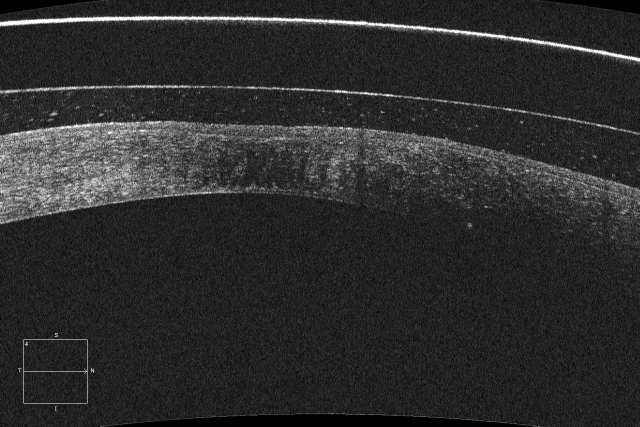
#> input picture original_images/pac_10_2.jpeg, 1280 x 853 px (shown at 1/2 size)
$ python -i proccess.py   (imports and definitions only)
#> lines starting #> are read from the running program, lines starting #| are printed output that depends on the picture; after the words box and inside, x2 and y2 are one past the last pixel; in counts of white or black regions, pixels touching at a corner belong together
import cv2
import numpy as np
import matplotlib.pyplot as plt

RETINA_TH = 27          # Diferencia de intensidad umbral para ser retina entre los vectores de SAMPLE_SIZE
MIN_DIST_CAPAS = 20     # Distancia mínima entre capas
CAPA_TH = 4000          # Umbral de diferencia entre filas para ser la aproximación de una capa
MAX_DIST_PIXELS_TOP = 10# Ventana de movimiento entre píxeles colindantes de un borde hacia arriba
MAX_DIST_PIXELS_BOT = 10# Ventana de movimiento entre píxeles colindantes de un borde hacia abajo
BORDER_SIZE = 10        # Tamaño aproximado del borde completo desde el límite superior al inferior\
SAMPLE_SIZE = 10        # Tamaño ventana para el estudio de las intensidades anteriores y posteriores a un borde
DIST_MIN = 20
N_CAPAS = 3

class ProccessClass(object):

    img = None
    width = None
    height = None
    min_dist_capas = None
    mask = None

    def __init__(self, img):
        self.img = img
        self.height, self.width, _ = np.shape(img)
        self.min_dist_capas = int(0.1*self.height)
        self.mask = self._pre_get_masks()

    def _get_nearest_edge(self, edge_image, column, start_position, previous_line):

        if len(previous_line) == 0:
            for j in range(start_position-MAX_DIST_PIXELS_TOP, start_position+MAX_DIST_PIXELS_BOT):
                if edge_image[j, column] > 0:
                    return j
        else:
            for j in range(max(start_position-MAX_DIST_PIXELS_TOP,previous_line[column]),start_position+MAX_DIST_PIXELS_BOT):
                if edge_image[j, column] > 0:
                    return j
        return -1


    def _pre_get_masks(self):
        filter_img = cv2.GaussianBlur(self.img, (3, 3), 0)
        _, mask = cv2.threshold(filter_img, 5, 255, cv2.THRESH_BINARY)
        mask = cv2.cvtColor(mask, cv2.COLOR_BGR2GRAY)
        kernel = np.ones((9, 9), np.uint8)
        open_img = cv2.morphologyEx(mask, cv2.MORPH_OPEN, kernel)
        kernel = np.ones((11, 11), np.uint8)
        dilated_img = cv2.morphologyEx(open_img, cv2.MORPH_ERODE, kernel)
        return dilated_img

    def _get_edges(self, kernel, canny_values, showEdges=False):

        edge_img = cv2.Canny(self.img, canny_values[0], canny_values[1])
        edge_img = cv2.morphologyEx(edge_img, cv2.MORPH_CLOSE, kernel)

        if showEdges:
            cv2.imshow("Edges", edge_img)
            cv2.waitKey()

        return edge_img

    def _get_starting_pos(self, edge_img, row, previous_line, showStartingPos = False):

        if previous_line != []:
            has_previous = True
        else:
            has_previous = False


        for i in range(0, self.width):

            #Distancia por encima de la aproximación
            bottom_distance = -1
            for j in range(row,row+DIST_MIN):
                if edge_img[j,i] > 0:
                    if not has_previous or j > previous_line[i]:
                        bottom_distance = j
                        break
            #Distancia por debajo de la aproximación
            top_distance = -1
            for j in range(row, row-DIST_MIN,-1):
                if edge_img[j,i] > 0:
                    if not has_previous or j > previous_line[i]:
                        top_distance = j
                        break
            #Si ha encontrado un valor nos quedamos con la columna
            if bottom_distance > -1 or top_distance > -1:
                start_column = i
                if showStartingPos:
                    plt.figure()
                    plt.plot(previous_line)
                    plt.imshow(self.img)
                    plt.axvline(x=start_column)
                if (row - top_distance > bottom_distance - row) and bottom_distance > -1:
                    if showStartingPos:
                        plt.axhline(y=bottom_distance)
                        plt.show()
                    return bottom_distance, start_column
                else:
                    if showStartingPos:
                        plt.axhline(y=top_distance)
                        plt.show()
                    return top_distance, start_column
        return -1, -1

    def _get_roi(self,edge_img, showRoi = False):
        # Localizamos lineas de interés
        rows = [sum(edge_img[row, :]) for row in range(0, self.height)]
        diff = [rows[c] - rows[c-1] for c in range(1, len(rows))]
        roi = np.argwhere(np.array(diff) > CAPA_TH)

        previous_result = -1
        result = []
        while 1:
            if previous_result == -1:
                previous_result = int(roi[0])
                result.append(previous_result)
            else:
                try:
                    previous_result = int(roi[roi > previous_result + self.min_dist_capas][0])
                    result.append(previous_result)
                except:
                    break
        if showRoi:
            plt.figure()
            for row in result:
                plt.axhline(y=row)
            plt.imshow(edge_img)
            plt.show()

        return result

    def rotate_back(image, rotation_matrix, og_size):
        M = cv2.invertAffineTransform(rotation_matrix)
        return cv2.warpAffine(image, M, (og_size[1], og_size[0]))

    def _localization(self, edge_img, showImgs=False):

        height, width = np.shape(edge_img)
        mean = np.mean(self.img)

        #Obtenemos lineas iniciales de aproximación
        rows = self._get_roi(edge_img,showRoi=False)
        N_ROWS = len(rows)

        # Aproximamos las lineas de interés en las diferentes capas
        n_capas = 0
        top_lines = []
        bot_lines = []
        n_rows = 0

        while n_capas < N_CAPAS and n_rows < N_ROWS:
            line_a = [-1] * width
            line_b = []
            gaps = []
            in_gap = False

            # Encontramos una posición válida para el inicio
            if n_capas == 0:
                start_value, start_column = self._get_starting_pos(edge_img,rows[n_rows],[],showStartingPos=False)
            else:
                start_value, start_column = self._get_starting_pos(edge_img,rows[n_rows],bot_lines[-1],showStartingPos=False)

            line_a[start_column]  = start_value

            right_end = -1
            left_end = -1

            if start_column != -1:
                # Búsqueda por la derecha
                for i in range(start_column+1, width):

                    # Primer borde a partir de la posición anterior
                    if n_capas == 0:
                        pos = self._get_nearest_edge(edge_img, i, line_a[i - 1], [])
                    else:
                        pos = self._get_nearest_edge(edge_img, i, line_a[i - 1], bot_lines[-1])

                    # Procesar esta linea (agujeros...)
                    if pos == -1: #GAP
                        if self.mask[pos,i] == 0:
                            right_end = i
                            break
                        if n_capas == 0:
                            pos = line_a[i-1]
                        else:
                            pos = max(line_a[i-1], bot_lines[-1][i])
                        if not in_gap:
                            in_gap = True
                            right_gap = i
                    elif in_gap:
                        gaps.append((right_gap,i))
                        in_gap = False

                    # Almacenamos la posición final
                    line_a[i] = pos

                # Hay demasiado gap --> no es una línea real
                if in_gap  and self.width-right_gap>self.width*0.8:
                    n_rows += 1
                    print("Me salgo por la derecha!")
                    continue

                in_gap = False

                # Búsqueda por la izquierda
                for i in range(start_column-1, -1, -1):

                    # Primer borde a partir de la posición anterior
                    if n_capas == 0:
                        pos = self._get_nearest_edge(edge_img, i, line_a[i + 1], [])
                    else:
                        pos = self._get_nearest_edge(edge_img, i, line_a[i + 1], bot_lines[-1])

                    # Procesar esta linea (agujeros...)
                    if pos == -1:  # GAP
                        if self.mask[pos,i] == 0:
                            left_end = i
                            break
                        if n_capas == 0:
                            pos = line_a[i + 1]
                        else:
                            pos = max(line_a[i + 1], bot_lines[-1][i])
                        if not in_gap:
                            in_gap = True
                            left_gap = i
                    elif in_gap:
                        gaps.append((i, left_gap))
                        in_gap = False

                    # Almacenamos la posición final
                    line_a[i] = pos

                if in_gap and left_gap>self.width*0.8:
                    n_rows += 1
                    print("Me salgo por la izquierda!")
                    continue

                #Interpolamos los gaps
                for start, end in gaps:
                    step = (line_a[end] - line_a[start]) / (end - start)
                    for k in range(start, end):
                        line_a[k] = round(line_a[k - 1] + step)

                top_lines.append(line_a)

                # Comprobamos si es retina
                diff = np.mean([int(np.sum(self.img[(int(line_a[k]) + 10):(int(line_a[k]) + 20), k])) - int(
                    np.sum(self.img[(int(line_a[k]) - 10):int(line_a[k]), k])) for k in range(left_end, right_end)])

                if (diff / mean) > RETINA_TH or n_capas == N_CAPAS-1:
                    n_capas += 1
                    break

                # Línea inferior a partir de la superior
                for i in range(0, width):
                    aux = [int(edge_img[j, i]) - int(edge_img[j - 1, i]) for j in
                           range(int(line_a[i]), int(line_a[i]) + 30)]
                    line_b.append(int(np.argmax(np.array(aux[5:]) < 0) + line_a[i] + 5))

                bot_lines.append(line_b)

            else:
                print("start_column = -1!")
                n_rows += 1
                plt.figure("Devuelve -1")
                plt.imshow(edge_img)
                for row in rows:
                    plt.axhline(y=row)
                plt.show()
                continue

            n_capas += 1
            n_rows += 1

        if showImgs:
            plt.imshow(self.img)
            for line in top_lines:
                plt.plot(line)
            for line in bot_lines:
                plt.plot(line)
            #for row in rows:
            #    plt.axhline(y=row)
            plt.title(str(n_capas))
            plt.show()

        return top_lines[-1], bot_lines[-1], n_capas

    def pipeline(self):

        edge_img = self._get_edges(np.ones((5, 5), np.uint8), canny_values=(50, 80), showEdges=False)
        edge_img = cv2.bitwise_or(edge_img, edge_img, mask=self.mask)
        return self._localization(edge_img, showImgs=True)

>>> import cv2
>>> picture = cv2.imread('original_images/pac_10_2.jpeg')
#> picture is the input picture: shape (853, 1280, 3); mean B, G, R 44.5, 44.5, 44.5
>>> result = ProccessClass(picture).pipeline()
#> in _pre_get_masks, `_, mask = cv2.threshold(filter_img, 5, 255, cv2.THRESH_BINARY)`:
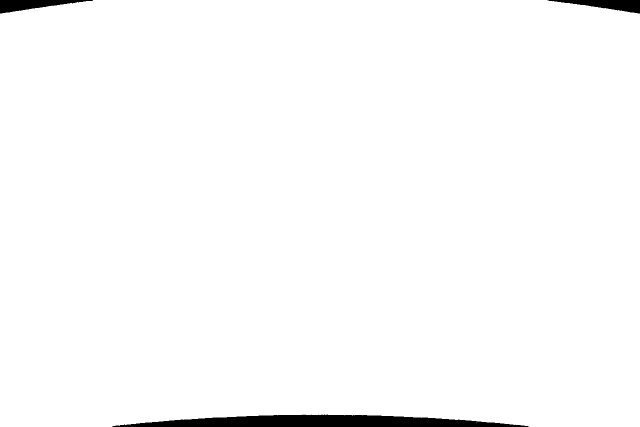
#> mask: shape (853, 1280, 3) (shown at 1/2 size); 98.3% white; 3 black regions, box (x1, y1, x2, y2) and area: (225, 829, 1057, 853) 13154, (0, 0, 186, 27) 2529, (1095, 0, 1280, 27) 2511
#> in _pre_get_masks, `dilated_img = cv2.morphologyEx(open_img, cv2.MORPH_ERODE, kernel)`:
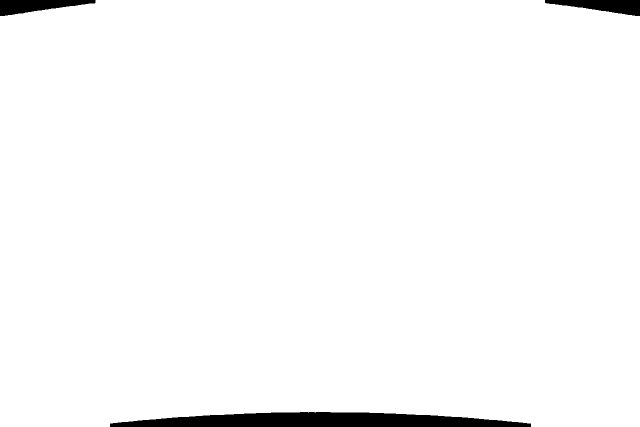
#> dilated_img: shape (853, 1280) (shown at 1/2 size); 97.7% white; 3 black regions, box (x1, y1, x2, y2) and area: (220, 824, 1062, 853) 17660, (0, 0, 191, 32) 3630, (1090, 0, 1280, 32) 3606
#> in _get_edges, `edge_img = cv2.Canny(self.img, canny_values[0], canny_values[1])`:
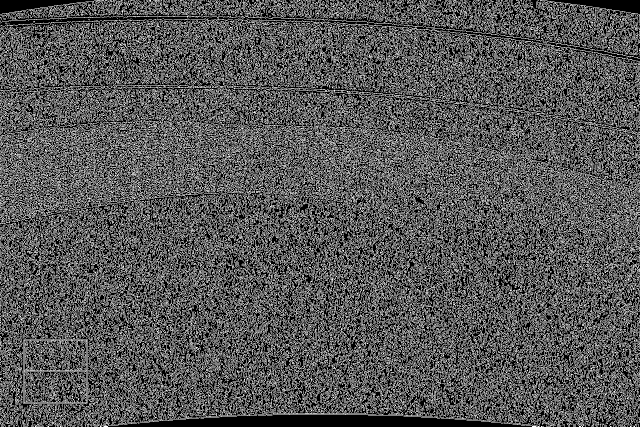
#> edge_img: shape (853, 1280) (shown at 1/2 size); 33.8% white in thin lines or dots
#> in _get_edges, `edge_img = cv2.morphologyEx(edge_img, cv2.MORPH_CLOSE, kernel)`:
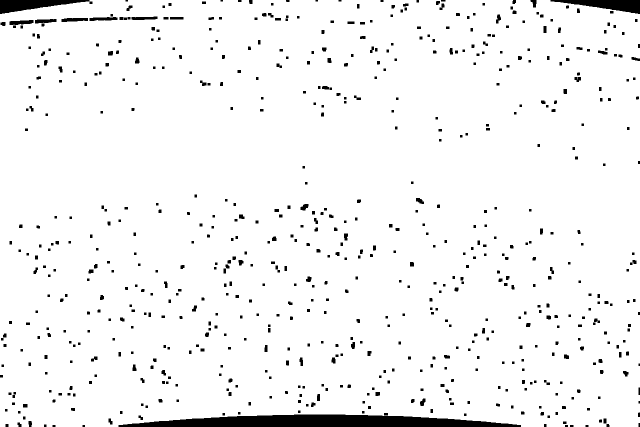
#> edge_img: shape (853, 1280) (shown at 1/2 size); 95.8% white; 675 black regions (10 under 20 px), largest, box (x1, y1, x2, y2) and area: (237, 829, 1042, 853) 13502, (0, 0, 185, 28) 2645, (1101, 0, 1280, 28) 2607
#> in pipeline, `edge_img = cv2.bitwise_or(edge_img, edge_img, mask=self.mask)`:
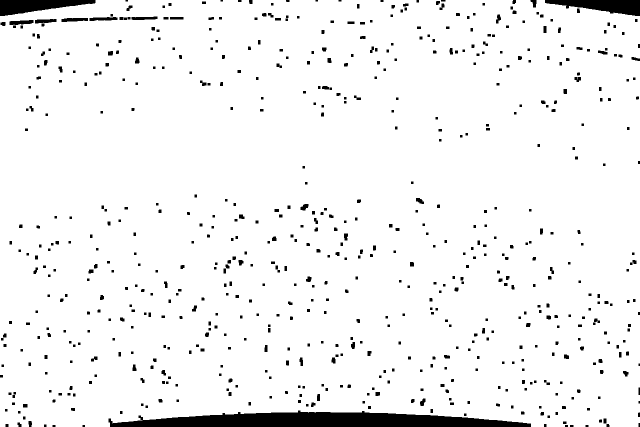
#> edge_img: shape (853, 1280) (shown at 1/2 size); 95.3% white; 666 black regions (10 under 20 px), largest, box (x1, y1, x2, y2) and area: (217, 821, 1062, 853) 17853, (1090, 0, 1280, 32) 3655, (0, 0, 191, 32) 3636
#> in _localization, `mean = np.mean(self.img)`: mean = 44.53
#> in _get_roi, `rows = [sum(edge_img[row, :]) for row in range(0, self.height)]`: rows = 853 values, max 326400 at index 151, min 94860 at index 850, mean 311024.4
#> in _get_roi, `diff = [rows[c] - rows[c-1] for c in range(1, len(rows))]`: diff = 852 values, max 12750 at index 39, min -34425 at index 824, mean -133.8
#> in _get_roi, `roi = np.argwhere(np.array(diff) > CAPA_TH)`: roi = 29 values from 2 to 790
#> the loop in _get_roi, `while 1:` made 6 passes
#> previous_result on passes 1 to 5: 2, 99, 486, 653, 790
#> after the loop in _get_roi, `while 1:`: previous_result = 790; result = [2, 99, 486, 653, 790]
#> in _localization, `N_ROWS = len(rows)`: N_ROWS = 5
#> in _localization, `start_value, start_column = self._get_starting_pos(edge_img,rows[n_row..`: start_value = -1; start_column = 75
#> the loop in _localization, `for i in range(start_column+1, width):` made 89 passes
#> pos on passes 1 to 8: -11, -21, -31, -41, -51, -61, -71, -81
#> after the loop in _localization, `for i in range(start_column+1, width):`: gaps = []; in_gap = False; line_a = 1280 values, max -1 at index 0, min -844 at index 163, mean -30.73; right_end = -1
#> (the run stopped early here; a loop or call above may not have finished)

$ run again, on original_images/pac_10_6.jpeg
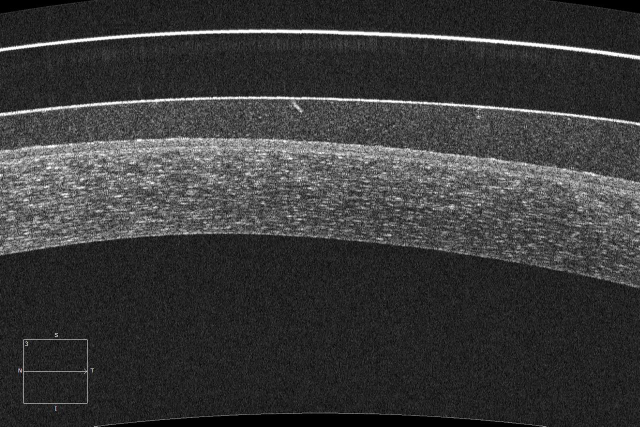
#> input picture original_images/pac_10_6.jpeg, 1280 x 853 px (shown at 1/2 size)
#> picture is the input picture: shape (853, 1280, 3); mean B, G, R 58, 58, 58
#> in _pre_get_masks, `_, mask = cv2.threshold(filter_img, 5, 255, cv2.THRESH_BINARY)`:
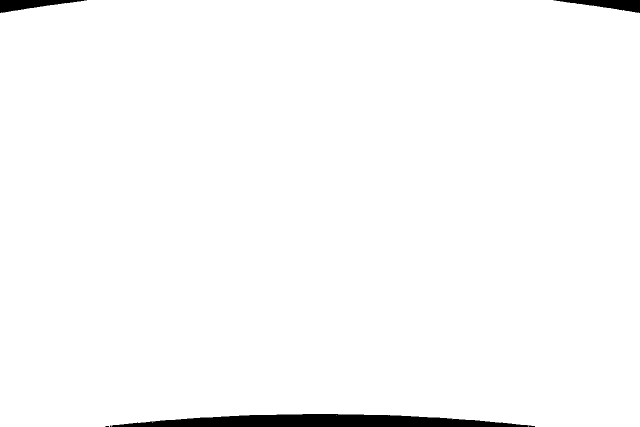
#> mask: shape (853, 1280, 3) (shown at 1/2 size); 98.3% white; 5 black regions (2 under 20 px), largest, box (x1, y1, x2, y2) and area: (223, 828, 1070, 853) 14327, (0, 0, 174, 26) 2244, (1107, 0, 1280, 26) 2232
#> open_img: shape (853, 1280); 98.3% white; 3 black regions, box (x1, y1, x2, y2) and area: (211, 828, 1070, 853) 14355, (0, 0, 174, 26) 2251, (1107, 0, 1280, 26) 2239
#> dilated_img: shape (853, 1280); 97.7% white; 3 black regions, box (x1, y1, x2, y2) and area: (206, 823, 1075, 853) 18950, (0, 0, 179, 31) 3276, (1102, 0, 1280, 31) 3259
#> in pipeline, `edge_img = cv2.bitwise_or(edge_img, edge_img, mask=self.mask)`:
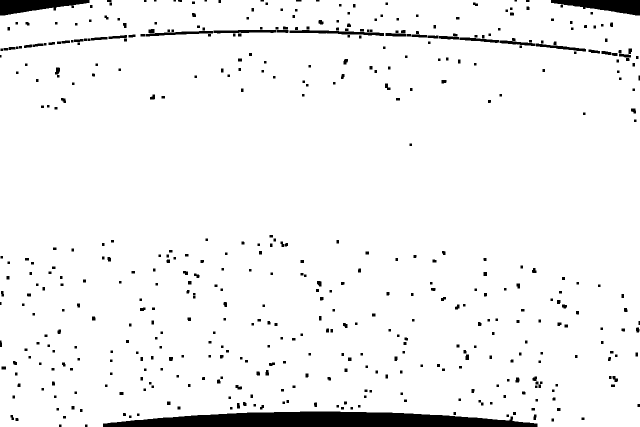
#> edge_img: shape (853, 1280) (shown at 1/2 size); 95.6% white; 495 black regions (6 under 20 px), largest, box (x1, y1, x2, y2) and area: (206, 823, 1075, 853) 18997, (0, 0, 179, 31) 3331, (1102, 0, 1280, 31) 3275
#> mean = 57.96
#> in _get_roi, `rows = [sum(edge_img[row, :]) for row in range(0, self.height)]`: rows = 853 values, max 326400 at index 184, min 102255 at index 849, mean 312056.3
#> diff = 852 values, max 28050 at index 65, min -28050 at index 59, mean -132.6
#> roi = 36 values from 2 to 818
#> the loop in _get_roi, `while 1:` made 7 passes
#> previous_result on passes 1 to 6: 2, 97, 525, 622, 721, 818
#> after the loop in _get_roi, `while 1:`: previous_result = 818; result = [2, 97, 525, 622, 721, 818]
#> N_ROWS = 6
#> in _localization, `start_value, start_column = self._get_starting_pos(edge_img,rows[n_row..`: start_value = -1; start_column = 64
#> the loop in _localization, `for i in range(start_column+1, width):` made 89 passes
#> pos on passes 1 to 8: -11, -21, -31, -41, -51, -61, -71, -81
#> after the loop in _localization, `for i in range(start_column+1, width):`: gaps = []; in_gap = False; line_a = 1280 values, max -1 at index 0, min -844 at index 152, mean -31.46; right_end = -1

$ run again, on original_images/pac_11_2.jpeg
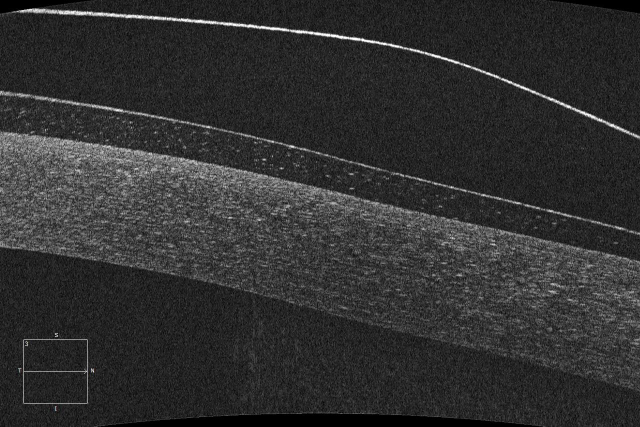
#> input picture original_images/pac_11_2.jpeg, 1280 x 853 px (shown at 1/2 size)
#> picture is the input picture: shape (853, 1280, 3); mean B, G, R 48.8, 48.8, 48.8
#> in _pre_get_masks, `_, mask = cv2.threshold(filter_img, 5, 255, cv2.THRESH_BINARY)`:
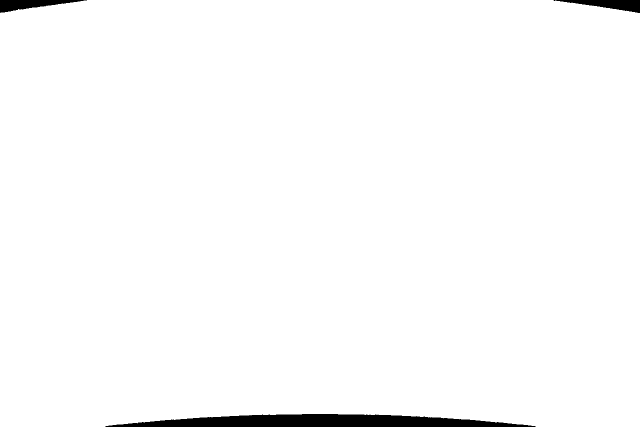
#> mask: shape (853, 1280, 3) (shown at 1/2 size); 98.3% white; 3 black regions, box (x1, y1, x2, y2) and area: (211, 828, 1071, 853) 14450, (1107, 0, 1280, 26) 2241, (0, 0, 174, 26) 2230
#> open_img: shape (853, 1280); 98.3% white; 3 black regions, box (x1, y1, x2, y2) and area: (211, 828, 1071, 853) 14490, (1107, 0, 1280, 26) 2249, (0, 0, 174, 26) 2239
#> dilated_img: shape (853, 1280); 97.6% white; 3 black regions, box (x1, y1, x2, y2) and area: (206, 823, 1076, 853) 19129, (1102, 0, 1280, 31) 3269, (0, 0, 179, 31) 3264
#> in pipeline, `edge_img = cv2.bitwise_or(edge_img, edge_img, mask=self.mask)`:
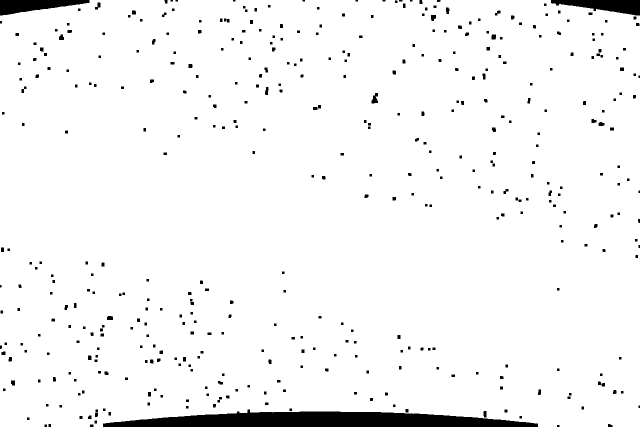
#> edge_img: shape (853, 1280) (shown at 1/2 size); 96.3% white; 428 black regions (13 under 20 px), largest, box (x1, y1, x2, y2) and area: (206, 819, 1076, 853) 19174, (1102, 0, 1280, 31) 3312, (0, 0, 179, 31) 3266
#> mean = 48.78
#> in _get_roi, `rows = [sum(edge_img[row, :]) for row in range(0, self.height)]`: rows = 853 values, max 326400 at index 275, min 96645 at index 850, mean 314417.7
#> diff = 852 values, max 11475 at index 2, min -41565 at index 823, mean -144.6
#> roi = [2, 7, 10, 12, 15, 18, 19, 21, 22, 23, 27, 28, 69, 141, 206, 400]
#> the loop in _get_roi, `while 1:` made 4 passes
#> previous_result on passes 1 to 3: 2, 141, 400
#> after the loop in _get_roi, `while 1:`: previous_result = 400; result = [2, 141, 400]
#> N_ROWS = 3
#> in _localization, `start_value, start_column = self._get_starting_pos(edge_img,rows[n_row..`: start_value = -1; start_column = 63
#> the loop in _localization, `for i in range(start_column+1, width):` made 90 passes
#> pos on passes 1 to 8: -11, -21, -31, -41, -51, -61, -71, -81
#> after the loop in _localization, `for i in range(start_column+1, width):`: gaps = []; in_gap = False; line_a = 1280 values, max -1 at index 0, min -844 at index 152, mean -32.15; right_end = -1
